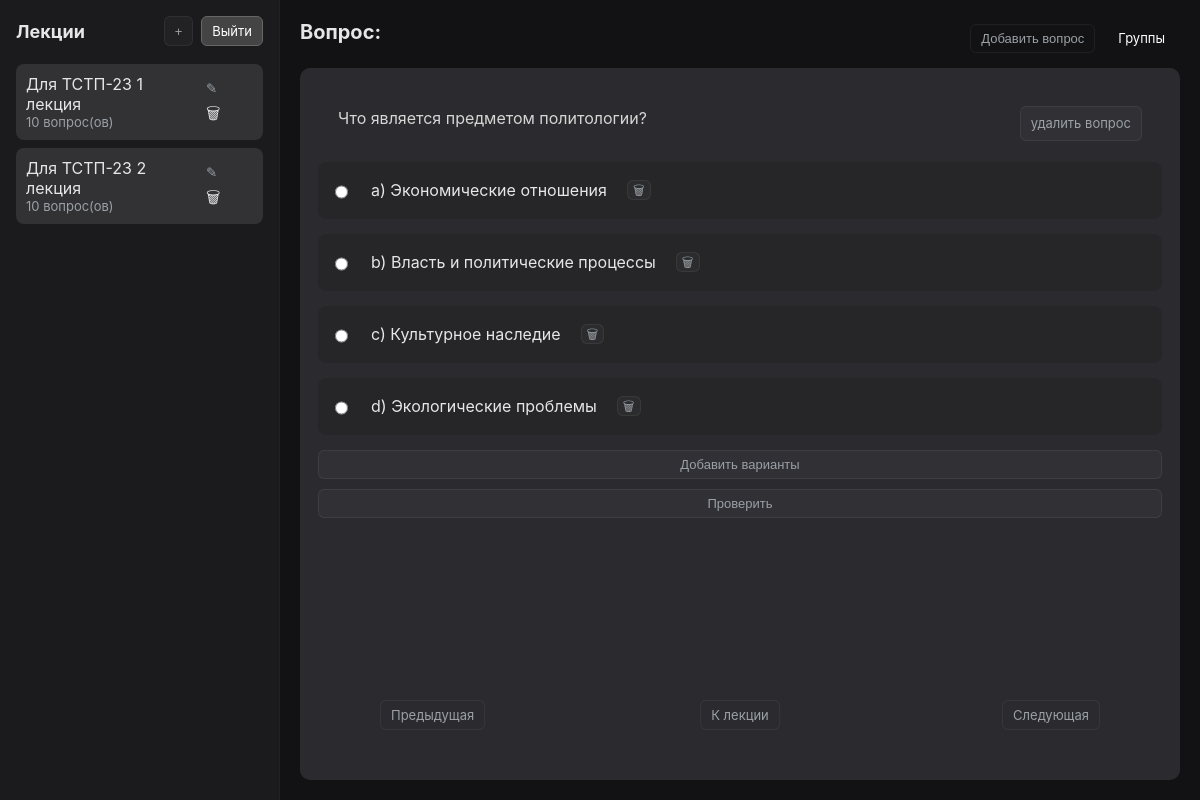
Page /index.php?lect=32&pg=2 (signed in) on the committed database.
### tables this page shows
CREATE TABLE `lecture` (
  `id` int(20) NOT NULL,
  `nameLecture` text NOT NULL,
  `lectureContent` text NOT NULL,
  `forGroup` text NOT NULL,
  `adminId` int(30) NOT NULL
);

CREATE TABLE `quetions` (
  `id` int(30) NOT NULL,
  `quetionContent` text NOT NULL,
  `lectureId` int(20) NOT NULL
);

CREATE TABLE `options` (
  `id` int(30) NOT NULL,
  `optionContent` text NOT NULL,
  `quetionId` int(30) NOT NULL,
  `correctness` int(10) NOT NULL
);

### index.php (the view, shortened to what this page needs)
<?php
require_once "connect.php";
$userId = $_SESSION['id'];
$sql = "SELECT * FROM users WHERE id='$userId'";
$result = $connection->query($sql);
$row = $result->fetch_assoc();
$status = $row['status'];
$group = $row['group_name'];
?>
<!doctype html>
<html lang="ru">
<head>
  <link rel="stylesheet" href="css/style.css" />
</head>
<body>
  <div id="app">
    <aside id="sidebar">
      <div class="sidebar-header">
        <h2>Лекции</h2>
        <div class="admin-controls" id="adminControls">
          <?php
          if ($status == 'admin') {
            echo ('<button id="btnAddLecture" class="btn primary">+</button>
              <a id="btnLogoutAdmin" class="btn danger" href="logout.php">Выйти</a>');
          } else {
            echo ('<a id="btnLogoutAdmin" class="btn danger" href="logout.php">Выйти</a>');
          }
          ?>
        </div>
      </div>
      <div id="lecturesList" class="lectures-list">
        <?php
        if ($status == 'admin' && empty($_GET['group'])) {
          $lectures = "SELECT * FROM lecture WHERE adminId='$userId'";
        } elseif ($status == 'admin' && !empty($_GET['group'])) {
          $selectedGroup = $_GET['group'];
          $lectures = "SELECT * FROM lecture WHERE forGroup='$selectedGroup' AND adminId=" . $userId;
        } else {
          $lectures = "SELECT * FROM lecture WHERE forGroup='$group'";
        }
        if ($status == 'admin' && !empty($_GET['group'])) {
          if ($lecturesResult = $connection->query($lectures)) {
            $lecturesCount = $lecturesResult->num_rows;
            if ($lecturesCount > 0) {
              while ($lecturesRow = mysqli_fetch_array($lecturesResult)) {
                $q = "SELECT * FROM quetions WHERE lectureId='" . $lecturesRow['id'] . "'";
                $res = $connection->query($q);
                $qCount = $res->num_rows;
                echo ('<div class="lecture-item">
                          <a href="index.php?group=' . $_GET['group'] . '&gl=' . $lecturesRow['id'] . '">
                            <div>' . $lecturesRow['nameLecture'] . '
                              <div class="small">' . $qCount . ' вопрос(ов)</div>
                            </div>
                          </a>
                        </div>');
              }
            }
          }
        } else {
          if ($lecturesResult = $connection->query($lectures)) {
            $lecturesCount = $lecturesResult->num_rows;
            if ($lecturesCount > 0) {
              $il = 1;
              while ($lecturesRow = mysqli_fetch_array($lecturesResult)) {
                $q = "SELECT * FROM quetions WHERE lectureId='" . $lecturesRow['id'] . "'";
                $res = $connection->query($q);
                $qCount = $res->num_rows;
                $pageLecture = (!empty($_GET['lect'])) ? '&lect=' . $_GET['lect'] . '&' : '';
                $n = (!empty($_GET['pg'])) ? 'pg=' . $_GET['pg'] : '';
                if ($status == 'admin') {
                  echo ('<div class="lecture-item">
                          <a href="index.php?lect=' . $lecturesRow['id'] . '&pg=1" class="lecture-item-link">
                            <div>' . $lecturesRow['nameLecture'] . '
                            <div class="small">' . $qCount . ' вопрос(ов)</div>
                          </div>
                          </a>
                            <div class="lecture-controls">
                              <button class="icon-btn" id="updateLecture-' . $il . '">✎</button>
                              <a class="icon-btn" href="deleteLecture.php?dl=' . $lecturesRow['id'] . $pageLecture . $n . '">🗑</a>
                            </div>
                          </div>');
                } else {
                  echo ('<div class="lecture-item"><a href="index.php?lect=' . $lecturesRow['id'] . '&pg=1"><div>' . $lecturesRow['nameLecture'] . '<div class="small">' . $qCount . ' вопрос(ов)</div></div></a></div>');
                }
                $il++;
              }
            } else {
              echo ('count is 0');
            }
          } else {
            echo ('conn error');
          }
        }
        ?>
      </div>
    </aside>
    <main id="main">
      <header class="main-header">
        <h1 id="lectureTitle">
          <?php
          if (!empty($_GET['pg']) && $_GET['pg'] == 1) {
            echo ('Лекция:');
          } elseif (!empty($_GET['pg']) && $_GET['pg'] > 1) {
            echo ('Вопрос:');
          } elseif (!empty($_GET['pg']) && $_GET['pg'] == 'result') {
            echo ('Результат:');
          } elseif (!empty($_GET['group'])) {
            echo ('Группа:');
          } else {
            echo ('Главная');
          }
          ?></h1>
        <div class="meta">
          <?php
          if ($status == 'admin' && !empty($_GET['lect']) && empty($_GET['group'])) {
            echo ('<span id="lectureMeta"></span>
            <div id="lectureActions" class="lecture-actions"><button class="btn" id="addQuetion">Добавить вопрос</button>'); ?>
            <ul class="menu">
              <li class="menu-item">Группы
              </li>
            </ul>
          <?php
            echo ('</div>');
          }
          ?>
        </div>
      </header>
      <section id="lectureContent" class="lecture-content">
        <?php
        if (!empty($_GET['lect'])) {
          $selectedLectureId = $_GET['lect'];
          $selectedLecture = "SELECT * FROM lecture WHERE id='$selectedLectureId'";
          $lectureResult = $connection->query($selectedLecture);
          $lectureRow = $lectureResult->fetch_assoc();
          $tasks = "SELECT * FROM quetions WHERE lectureId='$selectedLectureId'";
          $quetionResult = $connection->query($tasks);
          $quetionCount = $quetionResult->num_rows;
          $pageContent[0] = $lectureRow['lectureContent'];
          while ($quetionRow = mysqli_fetch_array($quetionResult)) {
            $pageContent[] = [
              'id' => $quetionRow['id'],
              'content' => $quetionRow['quetionContent']
            ];
          }
          if (!empty($_GET['pg'])) {
            if ($_GET['pg'] == 1) {
              echo ('<div id="lectureText" class="lecture-text"><p>' . $lectureRow['lectureContent'] . '</p></div>');
              echo ('<div class="navigation">
                    <a id="btnPrev" class="btn" href="index.php?lect=' . $selectedLectureId . '&pg=' . $_GET['pg']  - 1 . '" style="visibility: hidden;">Предыдущая</a>');
              if ($quetionCount > 0) {
                echo ('<a id="btnNext" class="btn primary" href="index.php?lect=' . $selectedLectureId . '&pg=' . $_GET['pg']  + 1 . '" style="position:fixed;padding:10px;font-size:15px;">Следующая</a>
                      </div>');
              } else {
                echo ('</div');
              }
            } else {
              if ($status == 'admin') {
                echo ('<div id="lectureText" class="lecture-text">' . $pageContent[$_GET['pg'] - 1]['content'] . '<a href="deleteQuetion.php?lect=' . $_GET['lect'] . '&pg=' . $_GET['pg'] . '&q=' . $pageContent[$_GET['pg'] - 1]['id'] . '" class="btn primary" style="position:relative; float:right;">удалить вопрос</a></div>');
              } else {
                echo ('<div id="lectureText" class="lecture-text">' . $pageContent[$_GET['pg'] - 1]['content'] . '</div>');
              }
              $options = "SELECT * FROM options WHERE quetionId='" . $pageContent[$_GET['pg'] - 1]['id'] . "'";
              $optResult = $connection->query($options);
              $optCount = $optResult->num_rows;
              $answers = "SELECT * FROM answers WHERE userId='" . $_SESSION['id'] . "' AND quetionId='" . $pageContent[$_GET['pg'] - 1]['id'] . "'";
              $answersResult = $connection->query($answers);
              $answersCount = $answersResult->num_rows;
              $answersRow = $answersResult->fetch_assoc();
              if ($answersCount > 0) {
                echo ('<form id="check" method="post" action="test.php?lect=' . $selectedLectureId . '&pg=' . $_GET['pg'] . '&q=' . $pageContent[$_GET['pg'] - 1]['id'] . '">');
                while ($optRow = mysqli_fetch_array($optResult)) {
                  if ($status == 'admin') {
                    echo ('<label><input type="radio" class="quetion" name="q" value="' . $optRow['correctness'] . '" required>' . $optRow['optionContent'] . '<a class="btn primary" href="deleteOption.php?lect=' . $_GET['lect'] . '&pg=' . $_GET['pg'] . '&opt=' . $optRow['id'] . '" style="position:relative;float:right;height:20px;padding:0px 5px;">🗑</a></label>');
                  } else {
                    echo ('<label><input type="radio" class="quetion" name="q" value="' . $optRow['correctness'] . '" required>' . $optRow['optionContent'] . "</label>");
                  }
                }
                if ($status == 'admin') {
                  echo ('<button id="addOptions" data-id="' . $pageContent[$_GET['pg'] - 1]['id']  . '" class="btn primary" type="button" style="margin: 10px 0;">Добавить варианты</button>');
                }
                if ($answersRow['correct'] == 1) {
                  echo ('<h4 class="correct">Вы ответили верно на этот вопрос<span>✔️</span></h4></form>');
                } else {
                  echo ('<h4 class="wrong">Вы ответили неверно на этот вопрос<span>❌</span></h4></form>');
                }
                echo ('<div class="navigation">
                  <a id="btnPrev" class="btn" href="index.php?lect=' . $selectedLectureId . '&pg=' . $_GET['pg']  - 1 . '">Предыдущая</a>
                  <a id="toLect" class="btn" href="index.php?lect=' . $selectedLectureId . '&pg=1">К лекции</a>
                  <a id="btnNext" class="btn primary" href="index.php?lect=' . $selectedLectureId . '&pg=' . $_GET['pg']  + 1 . '">Следующая</a>
                  </div>');
              } else {
                echo ('<form id="check" method="post" action="test.php?lect=' . $selectedLectureId . '&pg=' . $_GET['pg'] . '&q=' . $pageContent[$_GET['pg'] - 1]['id'] . '">');
                while ($optRow = mysqli_fetch_array($optResult)) {
                  if ($status == 'admin') {
                    echo ('<label><input type="radio" class="quetion" name="q" value="' . $optRow['correctness'] . '" required>' . $optRow['optionContent'] . '<a class="btn primary" href="deleteOption.php?lect=' . $_GET['lect'] . '&pg=' . $_GET['pg'] . '&opt=' . $optRow['id'] . '" style="position:relative;float:right;height:20px;padding:0px 5px;">🗑</a></label>');
                  } else {
                    echo ('<label><input type="radio" class="quetion" name="q" value="' . $optRow['correctness'] . '" required>' . $optRow['optionContent'] . "</label>");
                  }
                }
                if ($status == 'admin') {
                  echo ('<button id="addOptions" data-id="' . $pageContent[$_GET['pg'] - 1]['id']  . '" class="btn primary" type="button" style="margin: 10px 0;">Добавить варианты</button>');
                }
                if ($optCount > 0) {
                  echo ('<button type="submit" class="btn primary" id="submitBtn">Проверить</button></form>');
                } else {
                  echo ('<h4>Нет вариантов ответа</h4></form>');
                }
                echo ('<div class="navigation">
                  <a id="btnPrev" class="btn" href="index.php?lect=' . $selectedLectureId . '&pg=' . $_GET['pg']  - 1 . '">Предыдущая</a>
                  <a id="toLect" class="btn" href="index.php?lect=' . $selectedLectureId . '&pg=1">К лекции</a>
                  <a id="btnNext" class="btn primary" href="index.php?lect=' . $selectedLectureId . '&pg=' . $_GET['pg']  + 1 . '">Следующая</a>
                  </div>');
              }
            }
          }
        } else {
          echo ('<div id="lectureText" class="lecture-text">Выберите лекцию в панели лекций</div>');
        }
        ?>
      </section>
    </main>
  </div>
</body>
</html>

### css/style.css (style rules this page uses)
:root { --bg: #121214; --panel: #1b1b1d; --muted: #9aa0a6; --text: #e6e6e6; --accent: #2b2b2f; --danger: #b23b3b; --success: #2b8a57; --radius: 8px; --gap: 12px; --sidebar-width: 280px; font-family: Inter, Roboto, "Helvetica Neue", Arial, sans-serif; }
* { box-sizing: border-box; }
html, body, #app { height: 100%; margin: 0; background: var(--bg); color: var(--text); }
#app { display: flex; gap: 0; height: 100vh; overflow: hidden; }
#sidebar { width: var(--sidebar-width); background: var(--panel); padding: 16px; border-right: 1px solid rgba(255, 255, 255, 0.03); display: flex; flex-direction: column; }
.sidebar-header { display: flex; justify-content: space-between; align-items: center; margin-bottom: 10px; }
.sidebar-header h2 { margin: 0; font-size: 18px; color: var(--text); }
.admin-controls { display: flex; gap: 8px; }
.btn { background: transparent; border: 1px solid rgba(255, 255, 255, 0.06); padding: 6px 10px; color: var(--muted); font-size: 13px; border-radius: 6px; cursor: pointer; text-decoration: none; }
.btn.primary { background: rgba(255, 255, 255, 0.03); border-color: rgba(255, 255, 255, 0.06); }
#btnNext, #btnPrev, #toLect, #showTotal { position: absolute; background-color: #2b2b2f; }
#btnNext { right: 80px; bottom: 50px; }
#btnPrev { left: 80px; bottom: 50px; }
#toLect { bottom: 50px; left: 50%; transform: translateX(-50%); }
.lectures-list { overflow: auto; padding-top: 8px; display: flex; flex-direction: column; gap: 8px; }
.lectures-list a { text-decoration: none; color: var(--text); position: relative; }
.lecture-item { padding: 10px; background: transparent; border-radius: 8px; cursor: pointer; display: flex; justify-content: space-between; align-items: center; background: rgba(255, 255, 255, 0.10); position: relative; }
.lecture-item a { width: 76%; overflow: hidden; }
.lecture-controls { width: 53px; }
main { flex: 1; padding: 20px; display: flex; flex-direction: column; overflow: hidden; }
.main-header { display: flex; justify-content: space-between; align-items: flex-start; gap: 12px; margin-bottom: 12px; }
.main-header h1 { margin: 0; font-size: 20px; }
.menu { list-style: none; margin: 0; padding: 0; background: #121214; position: relative; }
.menu-item { height: 100%; width: 100%; position: relative; display: inline-block; color: white; cursor: pointer; padding: 10px 15px; }
.meta { color: var(--muted); font-size: 13px; display: flex; gap: 10px; align-items: center; }
.lecture-actions { display: flex; align-items: center; gap: 8px; }
.lecture-content { background: var(--accent); padding: 18px; border-radius: 10px; flex: 1; overflow: auto; position: relative; }
.lecture-content form { display: flex; flex-direction: column; }
.lecture-content form label { margin: 10px 0; }
.lecture-text { white-space: pre-wrap; overflow-wrap: break-word; color: #d6d6d6; line-height: 1.6; margin: 20px; }
input { height: 30px; border-radius: 5px; background-color: #2b2b2f; color: #e6e6e6; padding-left: 5px; border-style: none; }
label { width: 100%; display: flex; align-items: center; gap: 20px; }
#check label { padding: 12px; background: rgba(0, 0, 0, 0.12); border-radius: 8px; margin-bottom: 5px; cursor: pointer; }
.navigation { display: flex; justify-content: space-between; margin-top: 20px; gap: 10px; }
.small { font-size: 13px; color: var(--muted); }
.icon-btn { background: transparent; border: 0; color: var(--muted); cursor: pointer; padding: 6px; border-radius: 6px; }
.btn.danger { background: #444; border: 1px solid #666; color: #fff; text-decoration: none; }

### rows in the picture
lecture: nameLecture "Для ТСТП-23 1 лекция", qCount "10"
lecture: nameLecture "Для ТСТП-23 2 лекция", qCount "10"
quetions: quetionContent "Что является предметом политологии?"
options: optionContent "a) Экономические отношения"
options: optionContent "b) Власть и политические процессы"
options: optionContent "c) Культурное наследие"
options: optionContent "d) Экологические проблемы"
